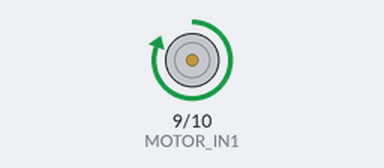
The sketch below on a simulated Arduino Uno, built with avr-gcc and run on an emulated ATmega328P. Shown: motor-driver pin pairs drawn as motors (green arrow = first pin HIGH = forward, orange = second pin HIGH = backward, longer = more drive).

Above: at 1.0 s.
At 2.5 s:
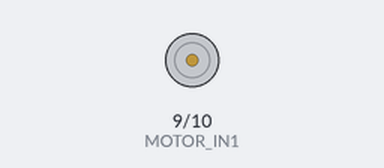
At 4.0 s:
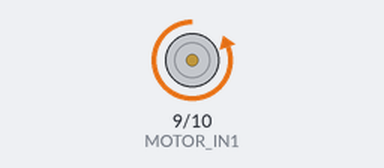
Timing chart, 0 to 7.8 s (numbered marks = the images above):
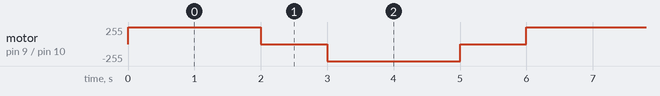

Measured:
- by itself, motor on pin 9 (MOTOR_IN1) / pin 10 (MOTOR_IN2): repeats every 6.0 s: stopped 1.0 s, backward 255/255 2.0 s, stopped 1.0 s, forward 255/255 2.0 s

The sketch:

magnet.ino
```cpp
#define MOTOR_IN1 9   // A-IA
#define MOTOR_IN2 10  // A-IB

void setup() {
  pinMode(MOTOR_IN1, OUTPUT);
  pinMode(MOTOR_IN2, OUTPUT);
}

void loop() {
  // 正转
  digitalWrite(MOTOR_IN1, HIGH);
  digitalWrite(MOTOR_IN2, LOW);
  delay(2000);

  // 停止
  digitalWrite(MOTOR_IN1, LOW);
  digitalWrite(MOTOR_IN2, LOW);
  delay(1000);

  // 反转
  digitalWrite(MOTOR_IN1, LOW);
  digitalWrite(MOTOR_IN2, HIGH);
  delay(2000);

  // 停止
  digitalWrite(MOTOR_IN1, LOW);
  digitalWrite(MOTOR_IN2, LOW);
  delay(1000);
}
```
